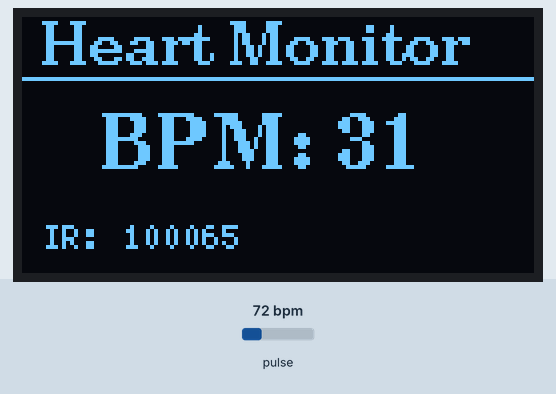
This sketch was run on a simulated ESP32. Shown: 128×64 one-colour display. The test bench sets the inputs (shaded band); at power-on: pulse 72 bpm. What the sketch prints to the serial monitor is not drawn.

Above: at 2.2 s.
2.3 s: pulse set to 42 bpm
At 2.47 s:
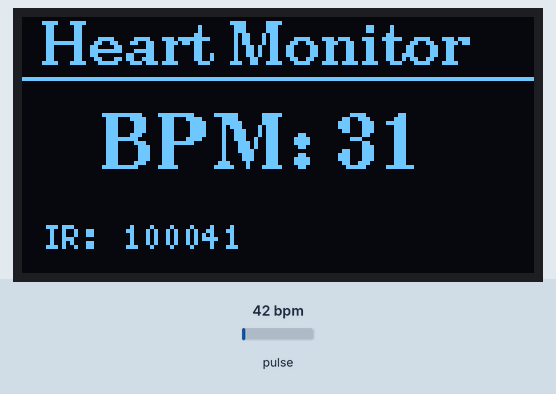
3.9 s: pulse set to 70 bpm
At 4.01 s:
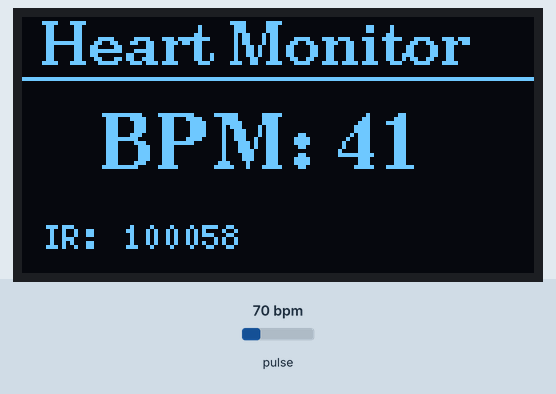
5.4 s: pulse set to 100 bpm
At 5.55 s:
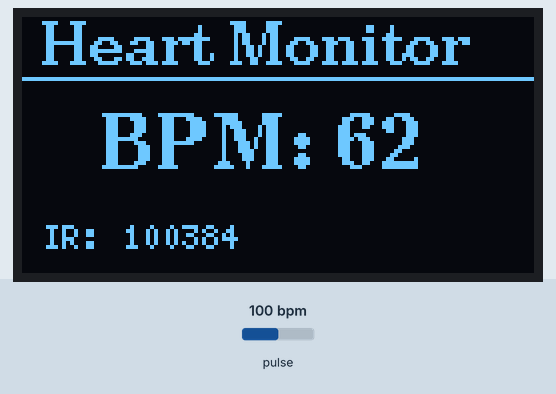

The sketch:

max30102_oled.ino
```cpp
/*
 * MAX30102 + SH1106 OLED Display
 *
 * Reads heart rate and SpO2 from MAX30102 pulse oximeter
 * and displays on SH1106 OLED.
 *
 * Wiring (all on I2C):
 * MAX30102: VIN->3V3, GND->GND, SCL->GPIO22, SDA->GPIO21
 * OLED:     VCC->3V3, GND->GND, SCL->GPIO22, SDA->GPIO21
 */

#include <Wire.h>
#include <U8g2lib.h>
#include "MAX30105.h"
#include "heartRate.h"

// I2C Pins
#define I2C_SDA 21
#define I2C_SCL 22

// SH1106 OLED Display
U8G2_SH1106_128X64_NONAME_F_HW_I2C u8g2(U8G2_R0, U8X8_PIN_NONE);

// MAX30102 Sensor
MAX30105 particleSensor;

// Heart rate calculation
const byte RATE_SIZE = 4;
byte rates[RATE_SIZE];
byte rateSpot = 0;
long lastBeat = 0;
float beatsPerMinute;
int beatAvg;

// IR value for finger detection
long irValue;

bool sensorFound = false;
bool oledFound = false;

void setup() {
  Serial.begin(115200);
  delay(1000);

  Serial.println("\n╔═══════════════════════════════════════╗");
  Serial.println("║   MAX30102 + OLED Heart Rate Monitor  ║");
  Serial.println("╚═══════════════════════════════════════╝\n");

  // Initialize I2C
  Wire.begin(I2C_SDA, I2C_SCL);
  Wire.setClock(100000);

  // Scan I2C
  Serial.println("Scanning I2C...");
  for (byte addr = 1; addr < 127; addr++) {
    Wire.beginTransmission(addr);
    if (Wire.endTransmission() == 0) {
      Serial.printf("  Found: 0x%02X", addr);
      if (addr == 0x3C) { Serial.print(" (OLED)"); oledFound = true; }
      if (addr == 0x57) { Serial.print(" (MAX30102)"); sensorFound = true; }
      Serial.println();
    }
  }

  // Initialize OLED
  Serial.println("\nInitializing OLED...");
  if (u8g2.begin()) {
    Serial.println("  ✓ OLED OK");
    oledFound = true;
  } else {
    Serial.println("  ✗ OLED failed");
  }

  // Show startup message
  u8g2.clearBuffer();
  u8g2.setFont(u8g2_font_ncenB08_tr);
  u8g2.drawStr(10, 30, "Starting...");
  u8g2.sendBuffer();

  // Initialize MAX30102
  Serial.println("Initializing MAX30102...");
  if (particleSensor.begin(Wire, I2C_SPEED_STANDARD)) {
    Serial.println("  ✓ MAX30102 OK");
    sensorFound = true;

    // Configure sensor
    particleSensor.setup();
    particleSensor.setPulseAmplitudeRed(0x0A);
    particleSensor.setPulseAmplitudeGreen(0);

  } else {
    Serial.println("  ✗ MAX30102 not found!");

    // Show error on OLED
    u8g2.clearBuffer();
    u8g2.setFont(u8g2_font_ncenB08_tr);
    u8g2.drawStr(5, 20, "MAX30102");
    u8g2.drawStr(5, 35, "NOT FOUND!");
    u8g2.drawStr(5, 55, "Check wiring");
    u8g2.sendBuffer();
  }

  Serial.println("\nPlace your finger on the sensor...\n");
}

void updateDisplay() {
  u8g2.clearBuffer();

  // Title
  u8g2.setFont(u8g2_font_ncenB10_tr);
  u8g2.drawStr(5, 12, "Heart Monitor");
  u8g2.drawHLine(0, 15, 128);

  if (irValue < 50000) {
    // No finger detected
    u8g2.setFont(u8g2_font_ncenB08_tr);
    u8g2.drawStr(15, 40, "Place finger");
    u8g2.drawStr(20, 55, "on sensor");
  } else {
    // Show heart rate
    u8g2.setFont(u8g2_font_ncenB14_tr);
    char buf[20];
    snprintf(buf, sizeof(buf), "BPM: %d", beatAvg);
    u8g2.drawStr(20, 38, buf);

    // Show IR value (indicator of signal quality)
    u8g2.setFont(u8g2_font_5x7_tr);
    snprintf(buf, sizeof(buf), "IR: %ld", irValue);
    u8g2.drawStr(5, 58, buf);

    // Heart icon when beat detected
    if (checkForBeat(irValue)) {
      u8g2.drawStr(100, 58, "<3");
    }
  }

  u8g2.sendBuffer();
}

void loop() {
  if (!sensorFound) {
    delay(1000);
    return;
  }

  // Read IR value
  irValue = particleSensor.getIR();

  // Check for beat
  if (checkForBeat(irValue)) {
    long delta = millis() - lastBeat;
    lastBeat = millis();

    beatsPerMinute = 60 / (delta / 1000.0);

    if (beatsPerMinute < 255 && beatsPerMinute > 20) {
      rates[rateSpot++] = (byte)beatsPerMinute;
      rateSpot %= RATE_SIZE;

      // Calculate average
      beatAvg = 0;
      for (byte x = 0; x < RATE_SIZE; x++)
        beatAvg += rates[x];
      beatAvg /= RATE_SIZE;
    }

    Serial.printf("Beat! BPM=%.1f, Avg=%d, IR=%ld\n", beatsPerMinute, beatAvg, irValue);
  }

  // Update display
  static unsigned long lastDisplay = 0;
  if (millis() - lastDisplay > 100) {
    updateDisplay();
    lastDisplay = millis();
  }
}
```
